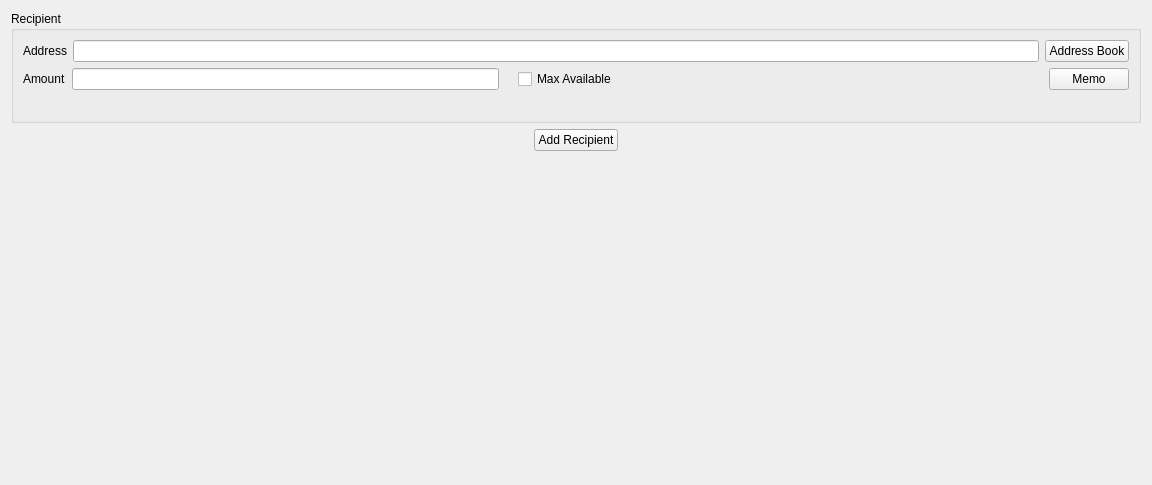
             <widget class="QWidget" name="sendToWidgets">
              <property name="geometry">
               <rect>
                <x>0</x>
                <y>0</y>
                <width>1152</width>
                <height>485</height>
               </rect>
              </property>
              <layout class="QVBoxLayout" name="sendToLayout">
               <item>
                <widget class="QGroupBox" name="verticalGroupBox">
                 <property name="title">
                  <string>Recipient</string>
                 </property>
                 <layout class="QVBoxLayout" name="sendAddressLayout">
                  <item>
                   <layout class="QHBoxLayout" name="horizontalLayout_12">
                    <item>
                     <widget class="QLabel" name="label_4">
                      <property name="text">
                       <string>Address</string>
                      </property>
                     </widget>
                    </item>
                    <item>
                     <widget class="QLineEdit" name="Address1">
                      <property name="placeholderText">
                       <string></string>
                      </property>
                     </widget>
                    </item>
                    <item>
                     <widget class="QPushButton" name="AddressBook1">
                      <property name="text">
                       <string>Address Book</string>
                      </property>
                     </widget>
                    </item>
                   </layout>
                  </item>
                  <item>
                   <layout class="QHBoxLayout" name="horizontalLayout_13">
                    <item>
                     <widget class="QLabel" name="label_6">
                      <property name="text">
                       <string>Amount</string>
                      </property>
                     </widget>
                    </item>
                    <item>
                     <widget class="QLineEdit" name="Amount1">
                      <property name="baseSize">
                       <size>
                        <width>200</width>
                        <height>0</height>
                       </size>
                      </property>
                      <property name="alignment">
                       <set>Qt::AlignRight|Qt::AlignTrailing|Qt::AlignVCenter</set>
                      </property>
                      <property name="placeholderText">
                       <string></string>
                      </property>
                     </widget>
                    </item>
                    <item>
                     <widget class="QLabel" name="AmtUSD1">
                      <property name="text">
                       <string/>
                      </property>
                     </widget>
                    </item>
                    <item>
                     <widget class="QCheckBox" name="Max1">
                      <property name="text">
                       <string>Max Available</string>
                      </property>
                     </widget>
                    </item>
                    <item>
                     <spacer name="horizontalSpacer_4">
                      <property name="orientation">
                       <enum>Qt::Horizontal</enum>
                      </property>
                      <property name="sizeHint" stdset="0">
                       <size>
                        <width>40</width>
                        <height>20</height>
                       </size>
                      </property>
                     </spacer>
                    </item>
                    <item>
                     <widget class="QPushButton" name="MemoBtn1">
                      <property name="enabled">
                       <bool>true</bool>
                      </property>
                      <property name="toolTip">
                       <string/>
                      </property>
                      <property name="text">
                       <string>Memo</string>
                      </property>
                     </widget>
                    </item>
                   </layout>
                  </item>
                  <item>
                   <widget class="QLabel" name="MemoTxt1">
                    <property name="font">
                     <font>
                      <pointsize>10</pointsize>
                     </font>
                    </property>
                    <property name="text">
                     <string/>
                    </property>
                    <property name="wordWrap">
                     <bool>true</bool>
                    </property>
                   </widget>
                  </item>
                 </layout>
                </widget>
               </item>
               <item>
                <layout class="QHBoxLayout" name="horizontalLayout_7">
                 <item>
                  <spacer name="horizontalSpacer_2">
                   <property name="orientation">
                    <enum>Qt::Horizontal</enum>
                   </property>
                   <property name="sizeHint" stdset="0">
                    <size>
                     <width>40</width>
                     <height>20</height>
                    </size>
                   </property>
                  </spacer>
                 </item>
                 <item>
                  <widget class="QPushButton" name="addAddressButton">
                   <property name="baseSize">
                    <size>
                     <width>200</width>
                     <height>0</height>
                    </size>
                   </property>
                   <property name="text">
                    <string>Add Recipient</string>
                   </property>
                  </widget>
                 </item>
                 <item>
                  <spacer name="horizontalSpacer_3">
                   <property name="orientation">
                    <enum>Qt::Horizontal</enum>
                   </property>
                   <property name="sizeHint" stdset="0">
                    <size>
                     <width>40</width>
                     <height>20</height>
                    </size>
                   </property>
                  </spacer>
                 </item>
                </layout>
               </item>
               <item>
                <spacer name="verticalSpacer_2">
                 <property name="orientation">
                  <enum>Qt::Vertical</enum>
                 </property>
                 <property name="sizeHint" stdset="0">
                  <size>
                   <width>20</width>
                   <height>40</height>
                  </size>
                 </property>
                </spacer>
               </item>
              </layout>
             </widget>
